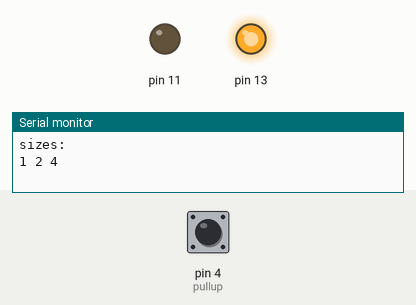
Recording of a sketch running on a simulated Arduino Uno, built with avr-gcc and run on an emulated ATmega328P. Shown: output pins drawn as LEDs (lit = HIGH), the last lines printed to the serial monitor. Dashed ring = blinking. Inputs (shaded band) come from the test bench; at power-on: pin 4 (pullup) HIGH.

Above: at 1.25 s.
1.3 s: pin 4 (pullup) pulled LOW for 0.15 s
At 1.75 s:
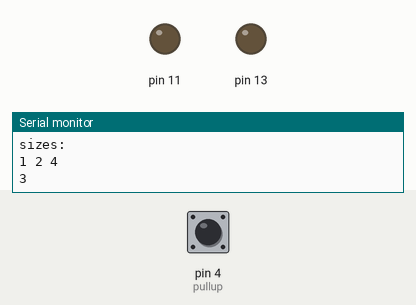
13.3 s: pin 4 (pullup) pulsed LOW 5 times (0.12 s each, 0.3 s apart)
At 14.8 s:
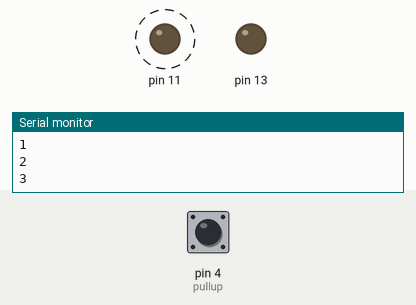
Timing chart, 0 to 17.3 s (numbered marks = the images above; inputs shaded):
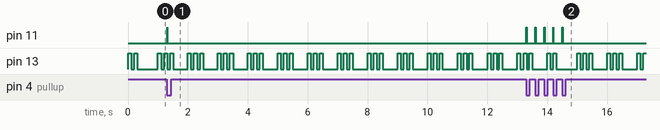

The sketch:

FSM_blink.ino
```cpp
/*
This program demonstrates 3 tasks :
    - create a periodic sequence of events according to a time schedule
    - memorizing a number of button presses
    - handling commands from the host computer via the serial line

The periodic sequence consists of blinking N times the LED connected at pin 13,
then pause until the end of the period.

Each button press should increase N by one, up to 4, then reset it to zero

The serial process just aknowledges each 1-char command received from the PC

Several versions of the solution are proposed for comparison

 */

// variable shared by 2 tasks: we choose to make it global
int blink_cnt = 2;  // from 0 to 4

void setup() {
pinMode( 11, OUTPUT );
pinMode( 13, OUTPUT );
pinMode( 4, INPUT_PULLUP );	// pullup, for button connected to ground
Serial.begin( 115200 );
// displaying the sizes of number types (sizeof() returns sizes in bytes)
Serial.println("sizes: ");
Serial.print( sizeof(char) ); Serial.print(" ");
Serial.print( sizeof(int) ); Serial.print(" ");
Serial.println( sizeof(long int) );
}

void serial_process() {
     int c = Serial.read();
   if ( c > 0 ) {
      Serial.print("received "); Serial.println( (char)c );
      }
}

void button_process( )
{
static bool old_button_state = true;
bool new_button_state;
bool change;		// change is detected
bool change_to_pressed;	// change detected from up to pressed
new_button_state = !digitalRead(4);	// active-low button
change = ( new_button_state != old_button_state );
change_to_pressed = ( change && new_button_state );
digitalWrite( 11, change_to_pressed );  // debug display
  if  ( change_to_pressed ) {
      if ( blink_cnt >= 4 )
           blink_cnt = 0;
      else blink_cnt++;
      Serial.println( blink_cnt );
  }
old_button_state = new_button_state;
}

/*
// Basic solution for the LED process, based on nested loops
// this solution works, but has a strong disadvantage:
// the other tasks and the time delays must be nested
// in the inner loops, making the maintenance of the code impractical

void loop() {
   int c = Serial.read();
   if ( c > 0 ) {
      Serial.print("received "); Serial.println( (char)c );
   }
   // blink the LED blink_cnt times
   for ( int i = 0; i < blink_cnt; i++ ) {
       button_process( );
       digitalWrite( 13, 1 );
       delay( 100 );
       button_process( );
       digitalWrite( 13, 0 );
       delay( 100 );
   }
   // pause until the end of the period (1000 ms)
   for ( int i = 0; i < ( 10 - 2 * blink_cnt ); i++ ) {
       button_process( );
       delay( 100 );
   }
}
*/

// First FSM (Finite States Machine) solution for the LED:
// no more nested loops, instead 3 state variables are used
// to remember where the process is currently in the sequence.
// This solution allows to separate the tasks, and avoid any duplication
// of code in the main loop (see below)
void LED_process_v1() {
    static int i_blink = 0;	// count the blinks, pause if equal to blink_cnt
    static int i_wait = 0;	// count the pause time
    static int led_on = 0;	// remember the LED state
    if  ( i_blink < blink_cnt )
        {	// blinks
        if ( led_on == 0 ) {
             digitalWrite( 13, 1 ); led_on = 1;
             }
        else {
             digitalWrite( 13, 0 ); led_on = 0;
             i_blink++;
             }
        }
    else
        {	// pause
          if ( i_wait > ( 10 - 2 * blink_cnt ) ) {
              i_blink = i_wait = 0; // prepare new period
              }
          else i_wait++;
        }
}

// Simplified FSM solution : only one state variable:
// ticks counts the time in main loop duration units units
// (100ms in the basic solution)
void LED_process_v2() {
  static int ticks = 0;	// from 0 to 9
  if ( ticks < ( blink_cnt * 2 ) )
      digitalWrite( 13, (ticks & 1)^1 );
  if ( ticks < 10 )
    ticks++;
  else ticks = 0;
}

// Interrupt based FSM solution : only one state variable:
// ticks, derived from time counted by the system timer interrupt
// The process timeline does not depend anymore on the main loop
// duration, provided that it is <= 100ms.
// this allows to run the main loop faster, providing quicker response for the other tasks.
void LED_process_v3() {
  // the modulo operator % is used to keep ticks in the [0,9] interval
  int ticks = ( millis() / 100 ) % 10;
  if ( ticks < ( blink_cnt * 2 ) )
      digitalWrite( 13, (ticks & 1)^1 );
}

// main loop
void loop() {
    serial_process();
    button_process( );
    LED_process_v3();
    // delay( 100 );
    delay( 10 );
}
```

Measured:
- after the input at 1.3 s, pin 11: LOW → HIGH at once, → LOW 0.01 s later
- after the input at 13.3 s, pin 11: alternates HIGH for 0.01 s and LOW for 0.29 s, 10 changes in all, then stays LOW, starting at once
- by itself, pin 13: repeats every 1.0 s: HIGH 0.10 s, LOW 0.50 s, 2 × (HIGH 0.10 s, LOW 0.10 s)
